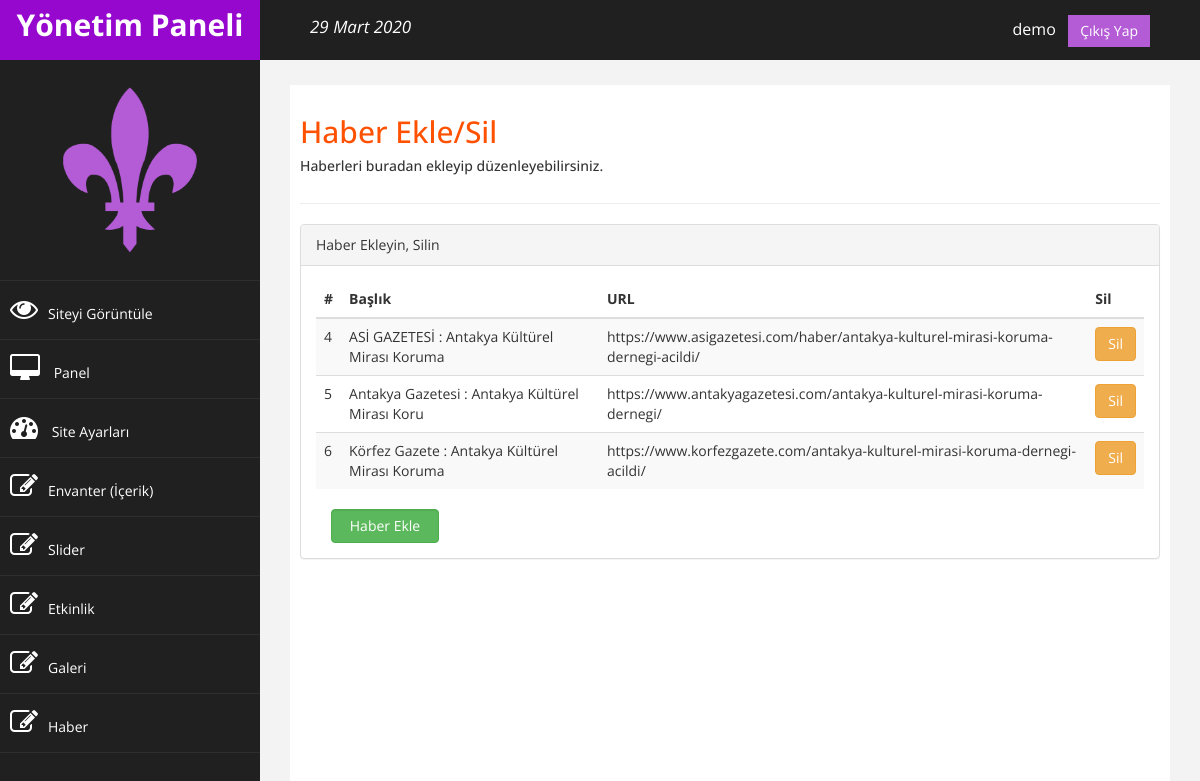
/admin/haber.php (signed in), run on the app's committed database.
### tables this page shows
CREATE TABLE `media` (
  `id` int(11) NOT NULL,
  `title` varchar(250) NOT NULL,
  `title_en` varchar(250) NOT NULL,
  `url` varchar(500) NOT NULL
);

### admin/haber.php (the view, shortened to what this page needs)
<?php
include 'header.php';
include 'sidebar.php';
$sql = "select * from media";
$result = $conn->query($sql);
$durum=isset($_GET["durum"]);
?>
<div id="page-wrapper">
  <div id="page-inner">
    <div class="row">
    <div class="col-md-12">
                     <h2>Haber Ekle/Sil</h2>
                       <?php
                       if($durum=="ok"){
                       ?>
                       <h5>İşlem Başarılı...</h5>
                    <?php }elseif($durum=="error"){  ?>
                        <h5>Hatalı İşlem!! </h5>
                    <?php }else{ ?>
                        <h5>Haberleri buradan ekleyip düzenleyebilirsiniz. </h5>
                    <?php } ?>
                    </div>
    </div>
    <hr />
    <div class="panel panel-default">
      <div class="panel-heading">
        Haber Ekleyin, Silin
      </div>
      <div class="panel-body">
        <div class="table-responsive">
          <table class="table table-striped w-aut">
            <thead>
              <tr>
                <th scope="col">#</th>
                <th scope="col">Başlık</th>
                <th scope="col">URL</th>
                <th scope="col">Sil</th>
              </tr>
            </thead>
            <tbody>
              <?php while ($row_content = $result->fetch_assoc()) { ?>
                <tr>
                  <td><?php echo $row_content["id"]; ?></td>
                  <td><?php echo substr($row_content["title"],0,50); ?></td>
                  <td><?php echo substr($row_content["url"],0,80); ?></td>
                  <td><a href="settings/islem.php?id=<?php echo $row_content['id']; ?>&media_delete=ok" class="btn btn-warning">Sil</a></td>
                </tr>
              <?php } ?>
            </tbody>
          </table>
          <div class="col-md-2">
            <a href="haber-ekle.php" class="btn btn-success form-control float-right ">Haber Ekle </a>
          </div>
        </div>
      </div>
    </div>
  </div>
  <?php include 'footer.php'; ?>

### admin/assets/css/custom.css (style rules this page uses)
body { font-family: "Open Sans", sans-serif; }
#page-wrapper { padding: 15px 15px; min-height: 600px; background: #f3f3f3; }
#page-inner { width: 100%; margin: 10px 20px 10px 0px; background-color: #fff !important; padding: 10px; min-height: 1200px; }
h2 { color: rgb(255, 81, 0); }
@media (min-width: 768px) { #page-wrapper { margin: 0 0 0 260px; padding: 15px 30px; min-height: 1200px; } }

### data on the page
media: id "4", title "ASİ GAZETESİ : Antakya Kültürel Mirası Koruma", url "https://www.asigazetesi.com/haber/antakya-kulturel-mirasi-koruma-dernegi-acildi/"
media: id "5", title "Antakya Gazetesi : Antakya Kültürel Mirası Koru", url "https://www.antakyagazetesi.com/antakya-kulturel-mirasi-koruma-dernegi/"
media: id "6", title "Körfez Gazete : Antakya Kültürel Mirası Koruma", url "https://www.korfezgazete.com/antakya-kulturel-mirasi-koruma-dernegi-acildi/"

### other printed values
$_SESSION["admin_logged"] "demo"
